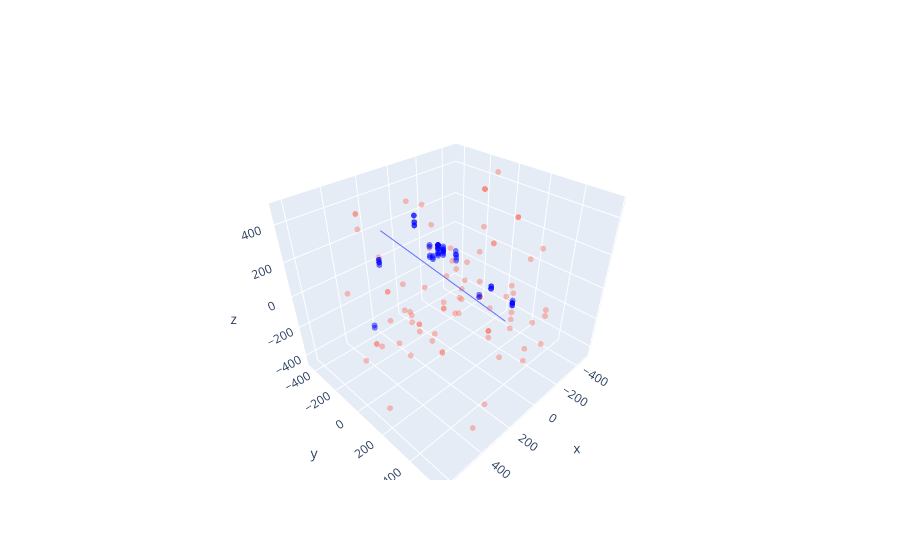

Notebook code for this chart:
### Code cell
fig_auxiliary = px.scatter_3d(case_event_pulses.loc[case_event_pulses.auxiliary],
                              x='x', y='y', z='z', opacity=0.5, color_discrete_sequence=['salmon'])
fig_non_auxiliary = px.scatter_3d(case_event_pulses.loc[~case_event_pulses.auxiliary],
                              x='x', y='y', z='z', opacity=0.5, color_discrete_sequence=['blue'])
fig_line = px.line_3d(vector_target_df, x="x", y="y", z="z")


fig_auxiliary.update_traces(marker_size=2)
fig_non_auxiliary.update_traces(marker_size=2)

fig = go.Figure(data = fig_auxiliary.data + fig_non_auxiliary.data + fig_line.data)
fig.show()
